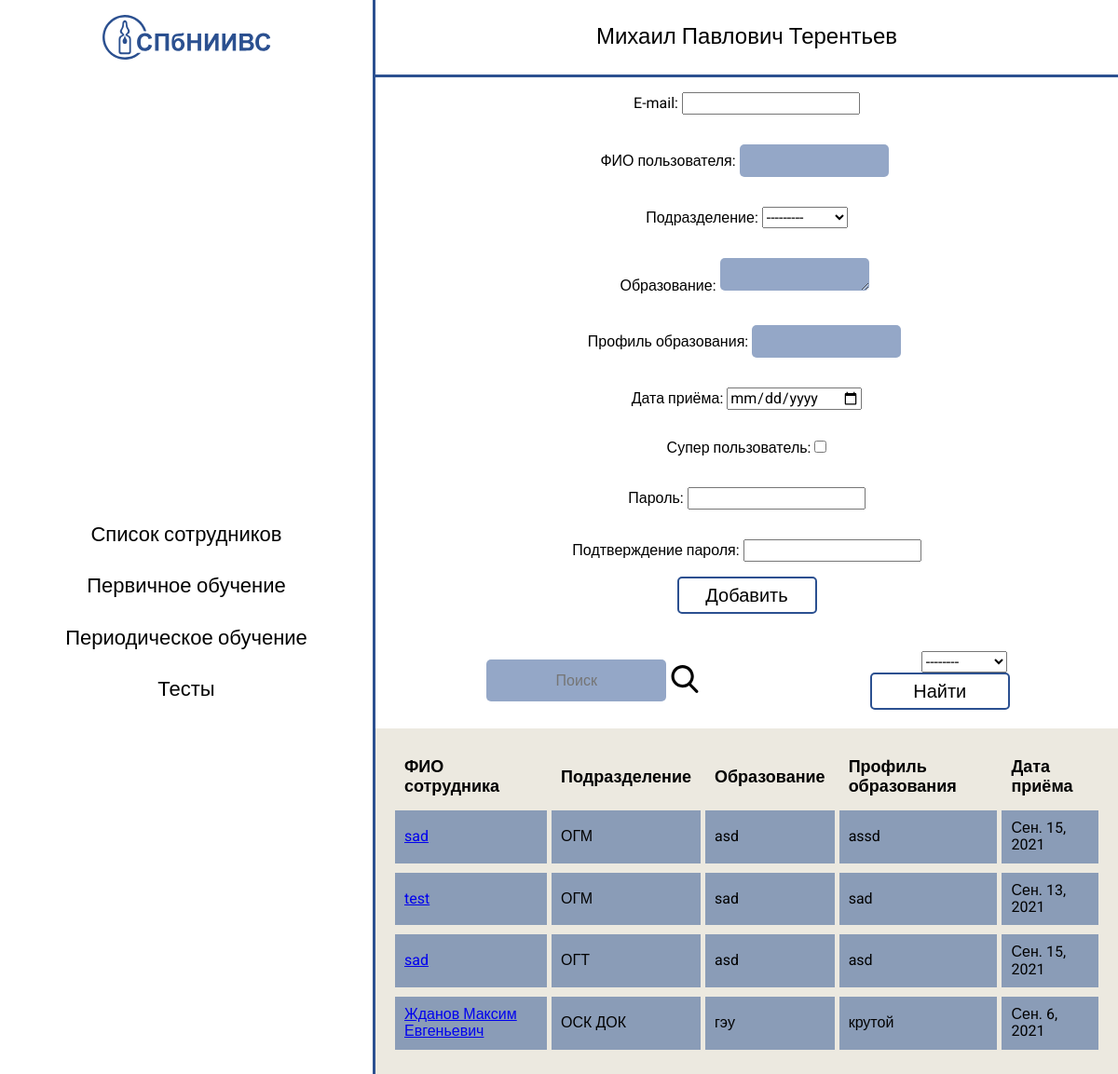
The app's page / (signed in) with its own data.
### account/models.py (models this page shows, shortened)
class User(AbstractBaseUser):
    email = models.EmailField(
        verbose_name='E-mail',
        max_length=255,
        unique=True,
        blank=True,
        null=True,
    )
    name = models.CharField(
	    'ФИО пользователя',
	    max_length=250,
    )
    password = models.CharField(
        'Пароль',
        max_length=100,
        blank=True
    )
    subdivision = models.ForeignKey(
        'Subdivision',
        on_delete=models.SET_NULL,
        null=True,
        verbose_name='Подразделение'
    )
    education = models.TextField('Образование')
    education_profile = models.CharField('Профиль образования', max_length=80)
    receipt = models.DateField('Дата приема')
    slug = models.SlugField(
        max_length=75,
        blank=True,
        editable=False
    )
    is_active = models.BooleanField('Активный пользователь', default=True)
    is_admin = models.BooleanField('Администратор', default=False)
    is_superuser =  models.BooleanField('Супер пользователь', default=False)
    objects = UserManager()
    USERNAME_FIELD = 'email'
    REQUIRED_FIELDS = []
    def get_absolute_url(self):
        kwargs = {
            'pk': self.id,
            'slug': self.slug
        }
        return reverse('user_detail', kwargs=kwargs)
    class Meta:
        ordering = ['subdivision', 'name']
        verbose_name = 'Пользователь'
        verbose_name_plural = 'Пользователи'

class Subdivision(models.Model):
    subdivision_name = models.CharField(
        "Аббревиатура подразделения",
        max_length=20,
        unique=True
    )
    def __str__(self):
        return self.subdivision_name
    class Meta:
        ordering = ["subdivision_name"]
        verbose_name = "Подразделение"
        verbose_name_plural = "Подразделения"

### account/views.py (the view, shortened to what this page needs)
# urls.py: path('', views.UserListView.as_view(), name="user_list"),
class UserListView(LoginRequiredMixin, SubdivisionName, View):
    def get(self, request):
        model = User.objects.all()
        form = UserCreationForm()
        context = {
            "model": model,
            "form": form,
            "sub": super().get_subdivisions()}
        return render(request, "account/usercard_list.html", context)

### account/forms.py (shortened to what this page needs)
class UserCreationForm(forms.ModelForm):
    password1 = forms.CharField(label='Пароль', widget=forms.PasswordInput)
    password2 = forms.CharField(label='Подтверждение пароля', widget=forms.PasswordInput)
    receipt = forms.DateField(
        label='Дата приёма',
        required=True,
        widget=MyDateInput({'class': 'form-control'})
    )
    class Meta:
        model = User
        fields = ('email', 'name', 'subdivision', 'education', 'education_profile', 'receipt', 'is_superuser')

### account/views.py (called while the page is built)
    def get_subdivisions(self):
        return Subdivision.objects.all()

### templates/account/usercard_list.html (shortened to what this page needs)
{% extends "base.html" %}
{% load static %}
{% block content %}
  <section class="table">
    <form method="POST" class="table__search-form">
      {{ form.as_p }}
      <div class="table__button-wrapper">
        <button type="submit" class="table__add-button common-button">Добавить</button>
      </div>
    </form>
    <div class="table__wrapper">
      <div class="table__search">
        <input type="text" class="table__search-input" placeholder="Поиск" required>
        <span class="table__search-button">
        </span>
      </div>
      <form action="{% url 'ufilter' %}" method="GET">
        <select name="subdivision_name" required="True">
          <option value="">--------</option>
        </select>
        <div class="table__button-wrapper">
          <button type="submit" class="common-button table__search-button">Найти</button>
        </div>
      </form>
    </div>
    <table>
      <tr>
        <th>ФИО сотрудника</th>
        <th>Подразделение</th>
        <th>Образование</th>
        <th>Профиль образования</th>
        <th>Дата приёма</th>
      </tr>
        {% for user in model %}
      <tr>
        <td><a href="{{ user.get_absolute_url }}">{{ user.name }}</a></td>
        <td>{{ user.subdivision }}</td>
        <td>{{ user.education }}</td>
        <td>{{ user.education_profile }}</td>
        <td>{{ user.receipt }}</td>
       </tr>
      <tr>
        {% endfor %}
    </table>
  </section>
{% endblock %}

### static/css/style.css (style rules this page uses)
* { font-family: 'Roboto', sans-serif; }
.common-button { color: #fff; font-size:20px; background:transparent; cursor:pointer; border-radius: 5px; border:2px solid #2B5090; width:150px; height:40px; position:absolute; text-align:center; -webkit-transform:translate(-50%,-50%); transform:translate(-50%,-50%); -webkit-transition:all .6s ease-in-out; transition:all .6s ease-in-out; overflow:hidden; }
.common-button::before { content:''; position:absolute; top:-130px; margin:auto; display:block; border-radius:50%; width:300px; height:300px; left:-75px; -webkit-transition:box-shadow .6s ease-in-out; transition:box-shadow .6s ease-in-out; z-index:-1; }
.table { width: 100%; border-top: 3px solid #2B5090; }
.table__search { display: flex; align-items: center; }
.table__search-input { max-width: 250px; width: 100%; height: 35px; border: none; border-radius: 5px; padding: 5px; text-align: center; color: #fff; margin-right: 5px; background-color: rgba(43, 80, 144, 0.5); }
.table__search-button { cursor: pointer; color: #000; }
.table__search-button-svg { width: 30px; height: 30px; transition: fill 0.3s ease-in-out; }
.table__wrapper { display: flex; justify-content: space-around; align-items: center; padding-top: 20px; padding-bottom: 20px; }
.table__button-wrapper { position: relative; padding: 20px; }
.table__add-button { cursor: pointer; color: #000; }
.table__search-form { display: flex; flex-direction: column; align-items: center; padding-bottom: 20px; }
table { width: 100%; text-align: left; border-collapse: separate; border-spacing: 5px; background: #ECE9E0; color: #000; border: 16px solid #ECE9E0; }
th { font-size: 18px; padding: 10px; }
td { background: rgba(43, 80, 144, 0.5); padding: 10px; }
#id_name { text-align: center; max-width: 150px; width: 100%; height: 25px; border: none; border-radius: 5px; padding: 5px; text-align: center; color: #fff; margin-right: 5px; background-color: rgba(43, 80, 144, 0.5); }
#id_education { text-align: center; max-width: 150px; width: 100%; height: 25px; border: none; border-radius: 5px; padding: 5px; text-align: center; color: #fff; margin-right: 5px; background-color: rgba(43, 80, 144, 0.5); }
#id_education_profile { text-align: center; max-width: 150px; width: 100%; height: 25px; border: none; border-radius: 5px; padding: 5px; text-align: center; color: #fff; margin-right: 5px; background-color: rgba(43, 80, 144, 0.5); }

### records on screen
User: name "sad", subdivision "ОГМ", education "asd", education_profile "assd", receipt "Сен. 15, 2021"
User: name "test", subdivision "ОГМ", education "sad", education_profile "sad", receipt "Сен. 13, 2021"
User: name "sad", subdivision "ОГТ", education "asd", education_profile "asd", receipt "Сен. 15, 2021"
User: name "Жданов Максим Евгеньевич", subdivision "ОСК ДОК", education "гэу", education_profile "крутой", receipt "Сен. 6, 2021"
